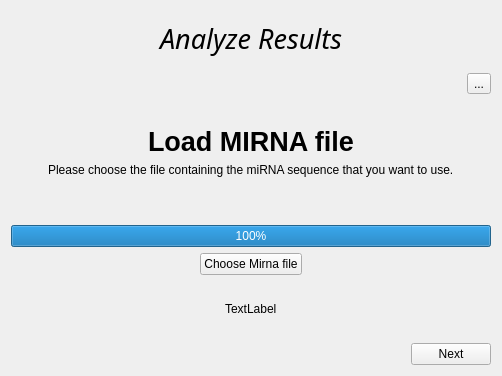
<?xml version="1.0" encoding="UTF-8"?>
<ui version="4.0">
 <class>windowLoadMiRNAF</class>
 <widget class="QWidget" name="windowLoadMiRNAF">
  <property name="geometry">
   <rect>
    <x>0</x>
    <y>0</y>
    <width>502</width>
    <height>376</height>
   </rect>
  </property>
  <property name="windowTitle">
   <string>Form</string>
  </property>
  <layout class="QVBoxLayout" name="verticalLayout">
   <item>
    <widget class="QLabel" name="labelAnalyzeResults">
     <property name="font">
      <font>
       <family>Avenir Next</family>
       <pointsize>20</pointsize>
       <italic>true</italic>
      </font>
     </property>
     <property name="text">
      <string>&lt;html&gt;&lt;head/&gt;&lt;body&gt;&lt;p align=&quot;center&quot;&gt;Analyze Results&lt;/p&gt;&lt;/body&gt;&lt;/html&gt;</string>
     </property>
    </widget>
   </item>
   <item alignment="Qt::AlignRight">
    <widget class="QToolButton" name="settingsButton">
     <property name="text">
      <string>...</string>
     </property>
    </widget>
   </item>
   <item alignment="Qt::AlignHCenter|Qt::AlignBottom">
    <widget class="QLabel" name="labelTitleLoadMirnaf">
     <property name="font">
      <font>
       <family>Lucida Grande</family>
       <pointsize>20</pointsize>
       <weight>75</weight>
       <bold>true</bold>
      </font>
     </property>
     <property name="text">
      <string>Load MIRNA file</string>
     </property>
    </widget>
   </item>
   <item alignment="Qt::AlignHCenter|Qt::AlignTop">
    <widget class="QLabel" name="labelTexteExplication">
     <property name="text">
      <string>Please choose the file containing the miRNA sequence that you want to use.</string>
     </property>
    </widget>
   </item>
   <item>
    <widget class="QProgressBar" name="progressBar">
     <property name="value">
      <number>100</number>
     </property>
     <property name="alignment">
      <set>Qt::AlignCenter</set>
     </property>
    </widget>
   </item>
   <item alignment="Qt::AlignHCenter">
    <widget class="QPushButton" name="buttonChooseMirnaF">
     <property name="text">
      <string>Choose Mirna file</string>
     </property>
    </widget>
   </item>
   <item alignment="Qt::AlignHCenter">
    <widget class="QLabel" name="labelFileSelectedMirna">
     <property name="text">
      <string>TextLabel</string>
     </property>
    </widget>
   </item>
   <item alignment="Qt::AlignRight">
    <widget class="QPushButton" name="NextAnalyzeResults">
     <property name="text">
      <string>Next</string>
     </property>
    </widget>
   </item>
  </layout>
 </widget>
 <resources/>
 <connections/>
</ui>
